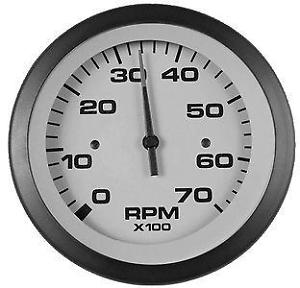
#> input picture gauge-3.jpg, 300 x 288 px
$ python lines.py
#> lines starting #> are read from the running program, lines starting #| are printed output that depends on the picture; after the words box and inside, x2 and y2 are one past the last pixel; in counts of white or black regions, pixels touching at a corner belong together; long printed decimals are rounded
import cv2
import numpy as np
# [6 lines of commented-out code are left out]


def avg_lines(lines):
  line_slopes = []
  line_weights = []
  for line in lines:
    for x1,y1,x2,y2 in line:
      if x2==x1:
        continue
      slope = (y2-y1)/(x2-x1)
      intercept = y1 - slope*x1
      length = np.sqrt((y2-y1)**2+(x2-x1)**2)
      line_slopes.append((slope,intercept))
      line_weights.append((length))
  line_avg = np.dot(line_weights,line_slopes)/(np.sum(line_weights)) if len(line_weights) > 0 else None
  return line_avg


def convert_into_pixel_points(y1,y2,line):
  if line is None:
    return None

  slope, intercept = line
  x1 = int((y1 - intercept)/slope)
  x2 = int((y2 - intercept)/slope)
  y1 = int(y1)
  y2 = int(y2)

  return ((x1,y1),(x2,y2))


def crop_image(img, height, width):
  img1 = cv2.imread('gauge-3.jpg')
  gray = cv2.cvtColor(img1, cv2.COLOR_BGR2GRAY)
  ret, thresh = cv2.threshold(gray, 50, 255, cv2.THRESH_BINARY)

  # Create mask
  mask = np.zeros((height,width), np.uint8)

  edges = cv2.Canny(thresh, 100, 200)
  #cv2.imshow('detected ',gray)
  #cimg=cv2.cvtColor(img, cv2.COLOR_GRAY2BGR)
  circles = cv2.HoughCircles(edges, cv2.HOUGH_GRADIENT, 1, 10000, param1 = 50, param2 = 30, minRadius = 0, maxRadius = 0)
  for i in circles[0,:]:
    i[2]=i[2]+4
    # Draw on mask
    cv2.circle(mask,(i[0],i[1]),i[2],(255,255,255),thickness=-1)

  # Copy that image using that mask
  masked_data = cv2.bitwise_and(img1, img1, mask=mask)

  # Apply Threshold
  _,thresh = cv2.threshold(mask,1,255,cv2.THRESH_BINARY)

  # Find Contour
  contours = cv2.findContours(thresh,cv2.RETR_EXTERNAL,cv2.CHAIN_APPROX_SIMPLE)
  x,y,w,h = cv2.boundingRect(contours[0])

  # Crop masked_data
  crop = masked_data[y:y+h,x:x+w]

  #cv2.imshow('cropped image', crop)

  return crop


def calibration(img, h, w):
    gray = cv2.cvtColor(img, cv2.COLOR_BGR2GRAY)
    blur = cv2.medianBlur(gray,9)
    edges = cv2.Canny(blur,75,100)

    #blur = cv2.medianBlur(gray,57)
    #edges = cv2.Canny(blur,75,100)

    circles = cv2.HoughCircles(edges, cv2.HOUGH_GRADIENT, 1.2, 100)
    if circles is not None:
      circles = np.round(circles[0,:].astype("int"))
      for (x,y,r) in circles:
        cv2.circle(img,(x,y),r,(255,0,255),4)
        cv2.rectangle(img,(x-5,y-5),(x+5,y+5),(0,255,0),-1)
        separation = 10.0  #in degrees
        interval = int(360 / separation)
        p1 = np.zeros((interval,2))  #set empty arrays
        p2 = np.zeros((interval,2))
        p_text = np.zeros((interval,2))
        for i in range(0,interval):
          for j in range(0,2):
            if (j%2==0):
              p1[i][j] = x + 0.9 * r * np.cos(separation * i * 3.14 / 180) #point for lines
            else:
              p1[i][j] = y + 0.9 * r * np.sin(separation * i * 3.14 / 180)
        text_offset_x = 10
        text_offset_y = 5
        for i in range(0, interval):
          for j in range(0, 2):
            if (j % 2 == 0):
              p2[i][j] = x + r * np.cos(separation * i * 3.14 / 180)
              p_text[i][j] = x - text_offset_x + 1.2 * r * np.cos((separation) * (i+9) * 3.14 / 180) #point for text labels, i+9 rotates the labels by 90 degrees
            else:
              p2[i][j] = y + r * np.sin(separation * i * 3.14 / 180)
              p_text[i][j] = y + text_offset_y + 1.2* r * np.sin((separation) * (i+9) * 3.14 / 180)
              # point for text labels, i+9 rotates the labels by 90 degrees

        #add the lines and labels to the image
        for i in range(0,interval):
          cv2.line(img, (int(p1[i][0]), int(p1[i][1])), (int(p2[i][0]), int(p2[i][1])),(255, 0, 255), 2)
          cv2.putText(img, '%s' %(int(i*separation)), (int(p_text[i][0]), int(p_text[i][1])), cv2.FONT_HERSHEY_SIMPLEX, 0.3,(255,0,255),1,cv2.LINE_AA)
    return


def main():
  img = cv2.imread('gauge-3.jpg')
#> img is the input picture: shape (288, 300, 3); min 0, max 255, mean 168.9
  height,width = img.shape[:2]
#> height = 288; width = 300
  #crop = crop_image(img,height,width)
  blur = cv2.medianBlur(img,9)
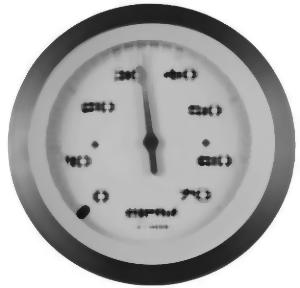
#> blur: shape (288, 300, 3); min 17, max 255, mean 172.9
  edges = cv2.Canny(blur,75,100)
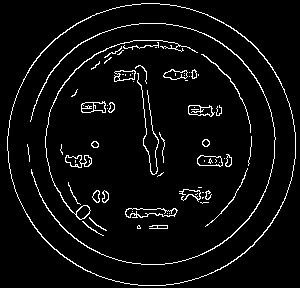
#> edges: shape (288, 300); 5% white in thin lines or dots
  calibration(img,height,width)
#> in calibration, `circles = cv2.HoughCircles(edges, cv2.HOUGH_GRADIENT, 1.2, 100)`: circles = [[150.6, 144.6, 142.8]]
#> in calibration, `circles = np.round(circles[0,:].astype("int"))`: circles = [[150, 144, 142]]
#> the loop in calibration, `for (x,y,r) in circles:` made 1 pass
#> (x, y, r, separation, interval, text_offset_x, text_offset_y) on pass 1: (150, 144, 142, 10, 36, 10, 5)
#> after the loop in calibration, `for (x,y,r) in circles:`:
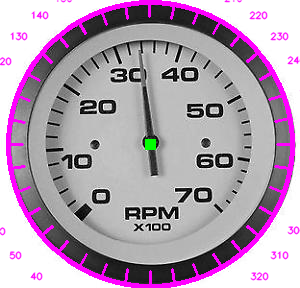
#> img: shape (288, 300, 3); 8.44% of pixels changed, all inside (x1, y1, x2, y2) = (0, 0, 300, 288)
  # [10 lines of commented-out code are left out]
  lines = cv2.HoughLinesP(edges,1,np.pi/180,50,maxLineGap = 40,minLineLength = 200)
#> lines = [[137, 4, 171, 284], [131, 5, 165, 285]]
  lines_avg = avg_lines(lines)
#> the loop in avg_lines, `for line in lines:` made 2 passes
#> after the loop in avg_lines, `for line in lines:`: line_slopes = [(8.24, -1124.2), (8.24, -1073.8)]; line_weights = [282.1, 282.1]
#> in avg_lines, `line_avg = np.dot(line_weights,line_slopes)/(np.sum(line_weights)) if ..`: line_avg = [8.24, -1099]
#> lines_avg = [8.24, -1099]
  #print("line avg")
  #print(lines_avg)
  if lines is not None:
    for line in lines:
      #print ("line")
      #print(line)
      x1,y1,x2,y2 = line[0]
      #cv2.line(img,(x1,y1),(x2,y2),(0,255,0),5)
      (x3,y3),(x4,y4) = convert_into_pixel_points(y1,y2,lines_avg)
      cv2.line(img,(x3,y3),(x4,y4),(255,0,255),3)
      cv2.rectangle(img,(x3-5,y3-5),(x3+5,y3+5),(0,255,0),-1)
      # Get angle of gauge needle
      angle = np.rad2deg(np.arctan2(y4 - y3, x4 - x3))
      # Get 360 degree equivelent value of needle angle
      #print ("ANGLE")
      #print (angle)
      location = angle + 90
      # [6 lines of commented-out code are left out]
      min_angle = 45.0
      max_angle = 310.0
      min_value = 0.0
      max_value = 70.0
#> this loop made 2 passes
#> (line, slope in convert_into_pixel_points, intercept in convert_into_pixel_points, x3) on passes 1 to 2: ([[137, 4, 171, 284]], 8.24, -1099, 133), ([[131, 5, 165, 285]], 8.24, -1099, 134)
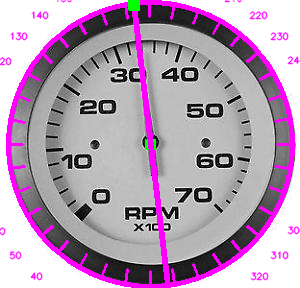
#> img: shape (288, 300, 3); 1.99% of pixels changed, all inside (x1, y1, x2, y2) = (128, 0, 170, 283)
      #************************************

      #************************************
      # Calculation
    new_max = max_angle - min_angle
#> new_max = 265
    #print ("new max")
    #print (new_max)
    new_min = 0.0
    new_tick_distance = max_value / new_max
#> new_tick_distance = 0.264
    #print ("new tick distance")
    #print (new_tick_distance)
    new_location = location - min_angle
#> new_location = 128.1
    #print ("new location")
    #print (new_location)
    final_value = new_location * new_tick_distance
#> final_value = 33.83
    #print ("final value")
    print (final_value)
#| 33.832
      #************************************
  cv2.imshow("blur", blur)
  cv2.imshow("frame", img)
  cv2.imshow("edges", edges)
  #cv2.imshow('cropped image', crop)
  cv2.waitKey(10000)


if __name__=='__main__':
	main()
